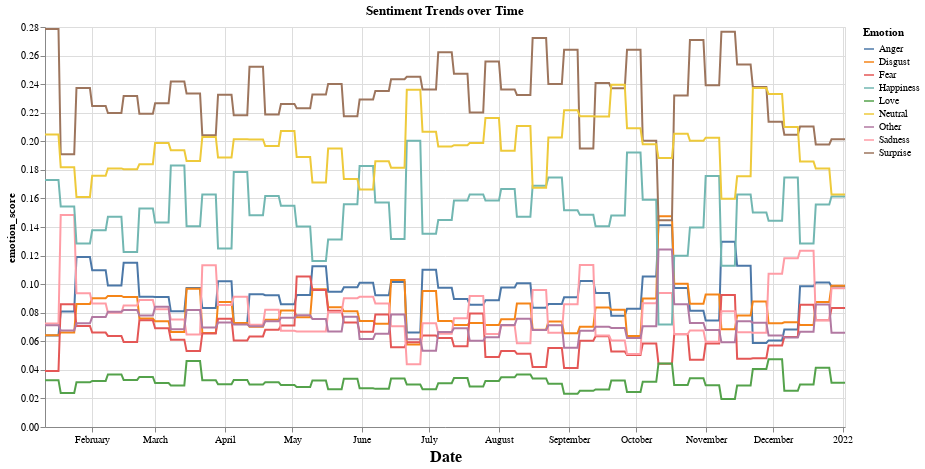

Notebook code cell kept with this figure:
### Markdown cell above
#### Visualizing TDM Studio Sentiment

### Code cell
# chart with all Sentiment Scores
chart_TDM_GME_sentiment = alt.Chart(data_melt).mark_line().encode(
    x=alt.X('Date:T', axis=alt.Axis(titleFontSize=16)),
    y='emotion_score:Q',
    color='Emotion:N',
    tooltip=['Date:T', 'Emotion:N','emotion_score:Q']
).properties(
    width=800,
    height=400,
    title="Sentiment Trends over Time"
).interactive()
chart_TDM_GME_sentiment

### Figure 1 — Vega-Lite specification as saved in the notebook (floating-point values rounded to 4 significant figures; data arrays with more than 128 entries replaced by an {"elided": "..."} marker saying what was removed)
{"config": {"view": {"continuousWidth": 300, "continuousHeight": 300}}, "data": {"name": "data-9de58ee50860feff6f3b4b0b38f8f855"}, "mark": {"type": "line"}, "encoding": {"color": {"field": "Emotion", "type": "nominal"}, "tooltip": [{"field": "Date", "type": "temporal"}, {"field": "Emotion", "type": "nominal"}, {"field": "emotion_score", "type": "quantitative"}], "x": {"axis": {"titleFontSize": 16}, "field": "Date", "type": "temporal"}, "y": {"field": "emotion_score", "type": "quantitative"}}, "height": 400, "params": [{"name": "param_1", "select": {"type": "interval", "encodings": ["x", "y"]}, "bind": "scales"}], "title": "Sentiment Trends over Time", "width": 800, "$schema": "https://vega.github.io/schema/vega-lite/v5.14.1.json", "datasets": {"data-9de58ee50860feff6f3b4b0b38f8f855": {"elided": "3213 records"}}}
